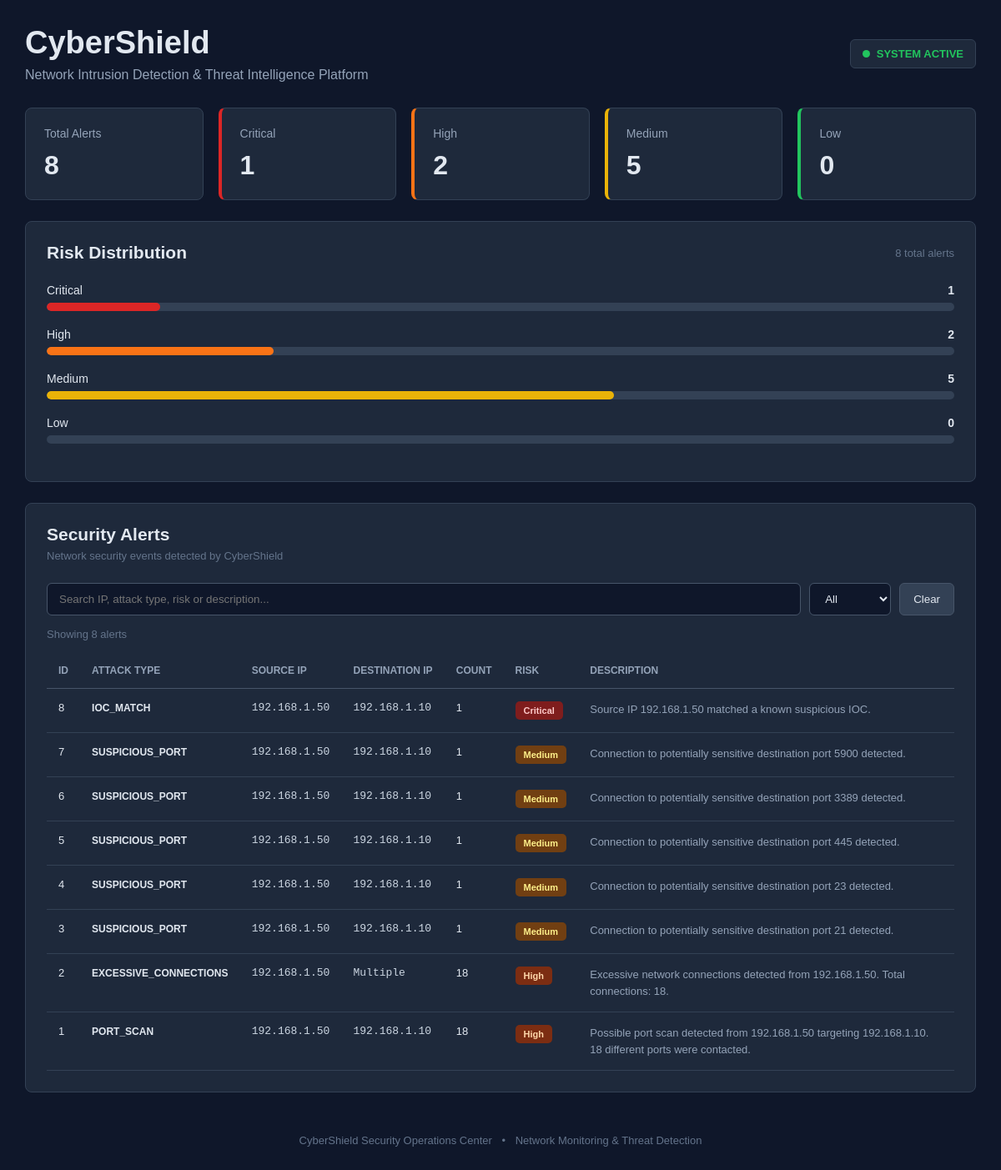
The page / on the database its author committed.
### tables this page shows
CREATE TABLE security_alerts (

            id INTEGER PRIMARY KEY AUTOINCREMENT,

            attack_type TEXT,

            source_ip TEXT,

            destination_ip TEXT,

            count INTEGER,

            risk_level TEXT,

            description TEXT

        );

### app.py (the view)
@app.route("/")
def dashboard():
    alerts = get_alerts()
    total_alerts = len(alerts)
    critical = 0
    high = 0
    medium = 0
    low = 0
    for alert in alerts:
        if alert["risk_level"] == "Critical":
            critical += 1
        elif alert["risk_level"] == "High":
            high += 1
        elif alert["risk_level"] == "Medium":
            medium += 1
        elif alert["risk_level"] == "Low":
            low += 1
    return render_template(
        "dashboard.html",
        alerts=alerts,
        total_alerts=total_alerts,
        critical=critical,
        high=high,
        medium=medium,
        low=low
    )

### database.py (called while the page is built)
def get_alerts():
    connection = sqlite3.connect(DATABASE)
    connection.row_factory = sqlite3.Row
    cursor = connection.cursor()
    cursor.execute("""
        SELECT *
        FROM security_alerts
        ORDER BY id DESC
    """)
    alerts = cursor.fetchall()
    connection.close()
    return alerts

### templates/dashboard.html (shortened to what this page needs)
<!DOCTYPE html>
<html lang="en">
<head>
<link rel="stylesheet" href="{{ url_for('static', filename='style.css') }}">
</head>
<body>
<div class="container">
    <header class="header">
        <div>
            <h1>CyberShield</h1>
            <p>
                Network Intrusion Detection & Threat Intelligence Platform
            </p>
        </div>
        <div class="status">
            <span class="status-dot"></span>
            SYSTEM ACTIVE
        </div>
    </header>
    <section class="stats">
        <div class="card">
            <div class="card-title">
                Total Alerts
            </div>
            <div class="card-value" id="totalAlerts">
                {{ total_alerts }}
            </div>
        </div>
        <div class="card critical-card">
            <div class="card-title">
                Critical
            </div>
            <div class="card-value" id="criticalAlerts">
                {{ critical }}
            </div>
        </div>
        <div class="card high-card">
            <div class="card-title">
                High
            </div>
            <div class="card-value" id="highAlerts">
                {{ high }}
            </div>
        </div>
        <div class="card medium-card">
            <div class="card-title">
                Medium
            </div>
            <div class="card-value" id="mediumAlerts">
                {{ medium }}
            </div>
        </div>
        <div class="card low-card">
            <div class="card-title">
                Low
            </div>
            <div class="card-value" id="lowAlerts">
                {{ low }}
            </div>
        </div>
    </section>
    <section class="panel">
        <div class="panel-header">
            <h2>Risk Distribution</h2>
            <span class="panel-info">
                <span id="riskTotal">
                    {{ total_alerts }}
                </span>
                total alerts
            </span>
        </div>
        <div class="risk-bar">
            <div class="risk-label">
                <span>Critical</span>
                <strong>
                    {{ critical }}
                </strong>
            </div>
            <div class="bar-background">
                <div
                    class="bar-fill critical-fill"
                    id="criticalBar">
                </div>
            </div>
        </div>
        <div class="risk-bar">
            <div class="risk-label">
                <span>High</span>
                <strong>
                    {{ high }}
                </strong>
            </div>
            <div class="bar-background">
                <div
                    class="bar-fill high-fill"
                    id="highBar">
                </div>
            </div>
        </div>
        <div class="risk-bar">
            <div class="risk-label">
                <span>Medium</span>
                <strong>
                    {{ medium }}
                </strong>
            </div>
            <div class="bar-background">
                <div
                    class="bar-fill medium-fill"
                    id="mediumBar">
                </div>
            </div>
        </div>
        <div class="risk-bar">
            <div class="risk-label">
                <span>Low</span>
                <strong>
                    {{ low }}
                </strong>
            </div>
            <div class="bar-background">
            </div>
        </div>
    </section>
    <section class="panel">
        <div class="panel-header">
            <div>
                <h2>Security Alerts</h2>
                <p class="panel-subtitle">
                    Network security events detected by CyberShield
                </p>
            </div>
        </div>
        <div class="controls">
            <input
                type="text"
                id="searchBox"
                class="search-input"
                placeholder="Search IP, attack type, risk or description..."
            >
            <select
                id="riskFilter"
                class="risk-filter"
            >
                <option value="All">All</option>
            </select>
            <button
                onclick="clearFilters()"
                class="clear-button"
            >
                Clear
            </button>
        </div>
        <div class="result-count">
            Showing
            <span id="resultCount">
                {{ total_alerts }}
            </span>
            alerts
        </div>
        <div class="table-container">
            <table id="alertTable">
                <thead>
                    <tr>
                        <th>ID</th>
                        <th>Attack Type</th>
                        <th>Source IP</th>
                        <th>Destination IP</th>
                        <th>Count</th>
                        <th>Risk</th>
                        <th>Description</th>
                    </tr>
                </thead>
                <tbody>
                    {% for alert in alerts %}
                    <tr
                        class="alert-row"
                        data-risk="{{ alert['risk_level'] }}"
                    >
                        <td>
                            {{ alert["id"] }}
                        </td>
                        <td>
                            <span class="attack-type">
                                {{ alert["attack_type"] }}
                            </span>
                        </td>
                        <td class="ip">
                            {{ alert["source_ip"] }}
                        </td>
                        <td class="ip">
                            {{ alert["destination_ip"] }}
                        </td>
                        <td>
                            {{ alert["count"] }}
                        </td>
                        <td>
                            <span
                                class="risk {{ alert['risk_level']|lower }}"
                            >
                                {{ alert["risk_level"] }}
                            </span>
                        </td>
                        <td class="description">
                            {{ alert["description"] }}
                        </td>
                    </tr>
                    {% endfor %}
                </tbody>
            </table>
        </div>
    </section>
    <footer>
        CyberShield Security Operations Center
        <span>•</span>
        Network Monitoring & Threat Detection
    </footer>
</div>
</body>
</html>

### static/style.css (style rules this page uses)
* { box-sizing: border-box; margin: 0; padding: 0; }
body { font-family: Arial, sans-serif; background: #0f172a; color: #e2e8f0; }
.container { width: 95%; max-width: 1500px; margin: 30px auto; }
.header { display: flex; justify-content: space-between; align-items: center; margin-bottom: 30px; }
.header h1 { font-size: 38px; margin-bottom: 8px; }
.header p { color: #94a3b8; font-size: 16px; }
.status { display: flex; align-items: center; gap: 8px; padding: 9px 14px; border: 1px solid #334155; border-radius: 6px; background: #1e293b; color: #22c55e; font-size: 13px; font-weight: bold; }
.status-dot { width: 9px; height: 9px; background: #22c55e; border-radius: 50%; }
.stats { display: grid; grid-template-columns: repeat(5, 1fr); gap: 18px; margin-bottom: 25px; }
.card { background: #1e293b; padding: 22px; border-radius: 8px; border: 1px solid #334155; }
.card-title { color: #94a3b8; font-size: 14px; margin-bottom: 12px; }
.card-value { font-size: 32px; font-weight: bold; }
.critical-card { border-left: 4px solid #dc2626; }
.high-card { border-left: 4px solid #f97316; }
.medium-card { border-left: 4px solid #eab308; }
.low-card { border-left: 4px solid #22c55e; }
.panel { background: #1e293b; border: 1px solid #334155; border-radius: 8px; padding: 25px; margin-bottom: 25px; }
.panel-header { display: flex; justify-content: space-between; align-items: center; margin-bottom: 25px; }
.panel-header h2 { font-size: 21px; }
.panel-info { color: #64748b; font-size: 13px; }
.panel-subtitle { margin-top: 6px; color: #64748b; font-size: 13px; }
.risk-bar { margin-bottom: 20px; }
.risk-label { display: flex; justify-content: space-between; margin-bottom: 7px; font-size: 14px; }
.bar-background { width: 100%; height: 10px; background: #334155; border-radius: 10px; overflow: hidden; }
.bar-fill { height: 100%; border-radius: 10px; }
.critical-fill { background: #dc2626; }
.high-fill { background: #f97316; }
.medium-fill { background: #eab308; }
.controls { display: flex; gap: 10px; margin-bottom: 15px; }
.search-input { flex: 1; padding: 11px 14px; background: #0f172a; color: #e2e8f0; border: 1px solid #475569; border-radius: 6px; outline: none; }
.risk-filter { padding: 10px 14px; background: #0f172a; color: #e2e8f0; border: 1px solid #475569; border-radius: 6px; cursor: pointer; }
.clear-button { padding: 10px 16px; background: #334155; color: #e2e8f0; border: 1px solid #475569; border-radius: 6px; cursor: pointer; }
.result-count { color: #64748b; font-size: 13px; margin-bottom: 15px; }
.table-container { width: 100%; overflow-x: auto; }
table { width: 100%; border-collapse: collapse; }
th { padding: 14px; text-align: left; color: #94a3b8; font-size: 12px; text-transform: uppercase; border-bottom: 1px solid #475569; }
td { padding: 15px 14px; border-bottom: 1px solid #334155; font-size: 13px; vertical-align: top; }
.attack-type { font-weight: bold; font-size: 12px; }
.ip { font-family: monospace; color: #cbd5e1; }
.description { max-width: 450px; color: #94a3b8; line-height: 1.5; }
.risk { display: inline-block; padding: 5px 10px; border-radius: 5px; font-size: 11px; font-weight: bold; }
.risk.critical { background: #7f1d1d; color: #fecaca; }
.risk.high { background: #7c2d12; color: #fed7aa; }
.risk.medium { background: #713f12; color: #fef08a; }
footer { text-align: center; padding: 25px; color: #64748b; font-size: 13px; }
footer span { margin: 0 8px; }

### rows shown on the page
security_alerts: id "8", attack_type "IOC_MATCH", source_ip "192.168.1.50", destination_ip "192.168.1.10", count "1", risk_level "Critical", description "Source IP 192.168.1.50 matched a known suspicious IOC."
security_alerts: id "7", attack_type "SUSPICIOUS_PORT", source_ip "192.168.1.50", destination_ip "192.168.1.10", count "1", risk_level "Medium", description "Connection to potentially sensitive destination port 5900 detected."
security_alerts: id "6", attack_type "SUSPICIOUS_PORT", source_ip "192.168.1.50", destination_ip "192.168.1.10", count "1", risk_level "Medium", description "Connection to potentially sensitive destination port 3389 detected."
security_alerts: id "5", attack_type "SUSPICIOUS_PORT", source_ip "192.168.1.50", destination_ip "192.168.1.10", count "1", risk_level "Medium", description "Connection to potentially sensitive destination port 445 detected."
security_alerts: id "4", attack_type "SUSPICIOUS_PORT", source_ip "192.168.1.50", destination_ip "192.168.1.10", count "1", risk_level "Medium", description "Connection to potentially sensitive destination port 23 detected."
security_alerts: id "3", attack_type "SUSPICIOUS_PORT", source_ip "192.168.1.50", destination_ip "192.168.1.10", count "1", risk_level "Medium", description "Connection to potentially sensitive destination port 21 detected."
security_alerts: id "2", attack_type "EXCESSIVE_CONNECTIONS", source_ip "192.168.1.50", destination_ip "Multiple", count "18", risk_level "High", description "Excessive network connections detected from 192.168.1.50. Total connections: 18."
security_alerts: id "1", attack_type "PORT_SCAN", source_ip "192.168.1.50", destination_ip "192.168.1.10", count "18", risk_level "High", description "Possible port scan detected from 192.168.1.50 targeting 192.168.1.10. 18 different ports were contacted."

### other values the page prints
{{ total_alerts }} "8"
{{ critical }} "1"
{{ high }} "2"
{{ medium }} "5"
{{ low }} "0"
